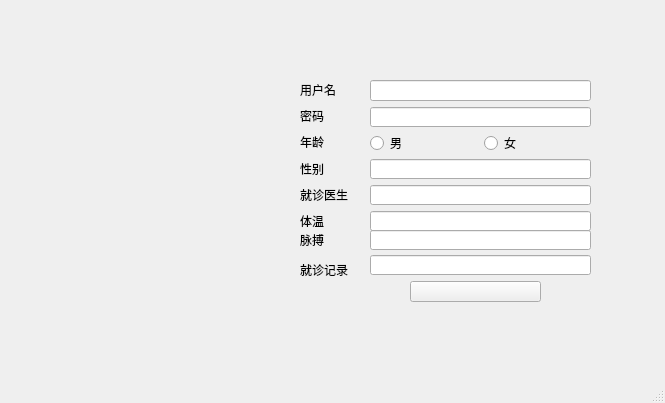
<?xml version="1.0" encoding="UTF-8"?>
<ui version="4.0">
 <class>MainWindow_region</class>
 <widget class="QMainWindow" name="MainWindow_region">
  <property name="geometry">
   <rect>
    <x>0</x>
    <y>0</y>
    <width>665</width>
    <height>403</height>
   </rect>
  </property>
  <property name="windowTitle">
   <string>账号注册</string>
  </property>
  <widget class="QWidget" name="centralwidget">
   <widget class="QLabel" name="label">
    <property name="geometry">
     <rect>
      <x>0</x>
      <y>-10</y>
      <width>658</width>
      <height>364</height>
     </rect>
    </property>
    <property name="styleSheet">
     <string notr="true">border-image:url(:/new/prefix1/region2.png)</string>
    </property>
    <property name="text">
     <string/>
    </property>
   </widget>
   <widget class="QWidget" name="verticalLayoutWidget">
    <property name="geometry">
     <rect>
      <x>300</x>
      <y>80</y>
      <width>51</width>
      <height>151</height>
     </rect>
    </property>
    <layout class="QVBoxLayout" name="verticalLayout">
     <item>
      <widget class="QLabel" name="label_2">
       <property name="text">
        <string>用户名</string>
       </property>
      </widget>
     </item>
     <item>
      <widget class="QLabel" name="label_3">
       <property name="text">
        <string>密码</string>
       </property>
      </widget>
     </item>
     <item>
      <widget class="QLabel" name="label_5">
       <property name="text">
        <string>年龄</string>
       </property>
      </widget>
     </item>
     <item>
      <widget class="QLabel" name="label_4">
       <property name="text">
        <string>性别</string>
       </property>
      </widget>
     </item>
     <item>
      <widget class="QLabel" name="label_6">
       <property name="text">
        <string>就诊医生</string>
       </property>
      </widget>
     </item>
     <item>
      <widget class="QLabel" name="label_7">
       <property name="text">
        <string>体温</string>
       </property>
      </widget>
     </item>
    </layout>
   </widget>
   <widget class="QWidget" name="verticalLayoutWidget_2">
    <property name="geometry">
     <rect>
      <x>370</x>
      <y>80</y>
      <width>221</width>
      <height>151</height>
     </rect>
    </property>
    <layout class="QVBoxLayout" name="verticalLayout_2">
     <item>
      <widget class="QLineEdit" name="line_name"/>
     </item>
     <item>
      <widget class="QLineEdit" name="line_pass"/>
     </item>
     <item>
      <layout class="QHBoxLayout" name="horizontalLayout">
       <item>
        <widget class="QRadioButton" name="rbtn_man">
         <property name="text">
          <string>男</string>
         </property>
        </widget>
       </item>
       <item>
        <widget class="QRadioButton" name="rbtn_woman">
         <property name="text">
          <string>女</string>
         </property>
        </widget>
       </item>
      </layout>
     </item>
     <item>
      <widget class="QLineEdit" name="line_age"/>
     </item>
     <item>
      <widget class="QLineEdit" name="line_doctname"/>
     </item>
     <item>
      <widget class="QLineEdit" name="line_tempr"/>
     </item>
    </layout>
   </widget>
   <widget class="QPushButton" name="pushButton">
    <property name="geometry">
     <rect>
      <x>410</x>
      <y>281</y>
      <width>131</width>
      <height>21</height>
     </rect>
    </property>
    <property name="styleSheet">
     <string notr="true">border-image:url(:/new/prefix1/region_now.png)</string>
    </property>
    <property name="text">
     <string/>
    </property>
   </widget>
   <widget class="QLineEdit" name="line_puls">
    <property name="geometry">
     <rect>
      <x>370</x>
      <y>230</y>
      <width>221</width>
      <height>20</height>
     </rect>
    </property>
   </widget>
   <widget class="QLabel" name="label_8">
    <property name="geometry">
     <rect>
      <x>300</x>
      <y>230</y>
      <width>49</width>
      <height>20</height>
     </rect>
    </property>
    <property name="text">
     <string>脉搏</string>
    </property>
   </widget>
   <widget class="QLineEdit" name="line_record">
    <property name="geometry">
     <rect>
      <x>370</x>
      <y>255</y>
      <width>221</width>
      <height>20</height>
     </rect>
    </property>
   </widget>
   <widget class="QLabel" name="label_9">
    <property name="geometry">
     <rect>
      <x>300</x>
      <y>260</y>
      <width>49</width>
      <height>20</height>
     </rect>
    </property>
    <property name="text">
     <string>就诊记录</string>
    </property>
   </widget>
  </widget>
  <widget class="QMenuBar" name="menubar">
   <property name="geometry">
    <rect>
     <x>0</x>
     <y>0</y>
     <width>665</width>
     <height>23</height>
    </rect>
   </property>
  </widget>
  <widget class="QStatusBar" name="statusbar"/>
 </widget>
 <resources/>
 <connections/>
</ui>
